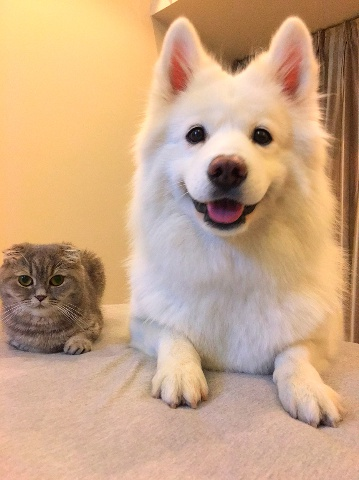
//> input picture data/01.jpg, 359 x 480 px
$ ./gms_ransac ../data/01.jpg ../data/02.jpg   (built with g++ and OpenCV 4)
//> lines starting //> are read from the running program, lines starting //| are printed output that depends on the picture
#include <gms_matcher.h>
#include <iostream>
#include <chrono>
/*#include <string>*/
/*#include <nmmintrin.h>*/
#include <opencv2/opencv.hpp>
#include <opencv2/core/core.hpp>
#include <opencv2/features2d/features2d.hpp>
#include <opencv2/highgui/highgui.hpp>
//#define USE_GPU
#ifdef USE_GPU
#include <opencv2/cudafeatures2d.hpp>
using cuda::GpuMat;
#endif
using namespace std;
using namespace cv;

/*typedef vector<uint32_t> DescType;

/*void GmsMatch(Mat &img1, Mat &img2);
void RansacMatch(Mat &img1, Mat &img2);*/
Mat DrawInlier(Mat &src1, Mat &src2, vector<KeyPoint> &kpt1, vector<KeyPoint> &kpt2, vector<DMatch> &inlier, int type);
/*void BfMatch(const vector<DescType> &desc1, const vector<DescType> &desc2, vector<cv::DMatch> &matches);
/*void ComputeORB(const cv::Mat &img, vector<cv::KeyPoint> &keypoints, vector<DescType> &descriptors);
void runImagePair(Mat &img1, Mat &img2) {
void ComputeORB(const cv::Mat &img, vector<cv::KeyPoint> &keypoints, vector<DescType> &descriptors);
       	//time record


	GmsMatch(img1, img2);
	RansacMatch(img1, img2);
}*/


int main( int argc, char** argv )
{
    if ( argc != 3 )
    {
        cout<<"usage:./build/gms_match_demo path_to_img1 path_to_img2"<<endl;
        return 1;
    }

    Mat img1 = imread ( argv[1], CV_LOAD_IMAGE_COLOR );
//> img1 is the input picture: 480 rows x 359 cols, CV_8UC3; mean B, G, R 133.2, 165.9, 201.9
    Mat img2 = imread ( argv[2], CV_LOAD_IMAGE_COLOR );
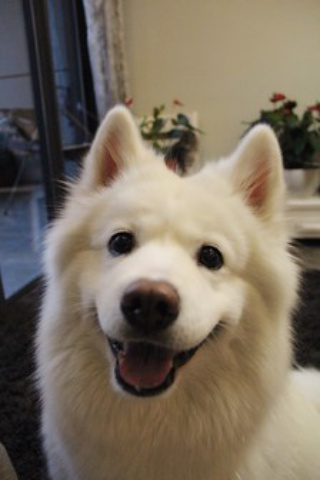
//> input picture data/02.jpg, 320 x 480 px
//> img2 is the input picture: 480 rows x 320 cols, CV_8UC3; mean B, G, R 96.7, 112, 123.4
    assert(img1.data && img2.data && "Can not load images!");

       chrono::steady_clock::time_point t1 = chrono::steady_clock::now();//set time record
       chrono::steady_clock::time_point t2 = chrono::steady_clock::now();
       chrono::duration<double,std::milli> time_used = chrono::duration_cast<chrono::duration<double,std::milli>>(t2 - t1);
         vector<KeyPoint> kp1, kp2;
	 Mat d1, d2;
	// [5 lines of commented-out code are left out]

	vector<DMatch> matches_all, matches_gms;
	Ptr<ORB> orb = ORB::create(3000);
	orb->setFastThreshold(0);
        t1 = chrono::steady_clock::now();
	orb->detectAndCompute(img1, Mat(), kp1, d1);
//> kp1 = 2916 keypoints; strongest (x, y, size): (197, 129, 111.1), (190, 136, 111.1), (200, 134, 92.6), (197, 128, 92.6)
	orb->detectAndCompute(img2, Mat(), kp2, d2);
//> kp2 = 2869 keypoints; strongest (x, y, size): (197, 258, 111.1), (204, 247, 111.1), (115, 244, 111.1), (197, 257, 92.6)

	t2 = chrono::steady_clock::now();
	time_used = chrono::duration_cast<chrono::duration<double,std::milli>>(t2 - t1);
	 cout << "select orb cost time: " << time_used.count() << " ms." << endl;
#ifdef USE_GPU
	GpuMat gd1(d1), gd2(d2);
	Ptr<cuda::DescriptorMatcher> matcher = cv::cuda::DescriptorMatcher::createBFMatcher(NORM_HAMMING);
	matcher->match(gd1, gd2, matches_all);
#else
	t1 = chrono::steady_clock::now();
	BFMatcher matcher(NORM_HAMMING);
	matcher.match(d1, d2, matches_all);
//> matches_all = 2916 matches
	/*BfMatch(d1, d2, matches_all);*/
	t2 = chrono::steady_clock::now();
	time_used = chrono::duration_cast<chrono::duration<double,std::milli>>(t2 - t1);
	 cout << "BFmatch cost time: " << time_used.count() << " ms." << endl;
	cout<<"BF get total :"<<matches_all.size()<<"matches"<<endl;
//| BF get total :2916matches
	Mat img_match=DrawInlier(img1, img2, kp1, kp2, matches_all, 1);
	imshow("ORB+cupipei", img_match);
	cout<<matches_all.size()<<endl;

#endif
	// GMS filter
	t1 = chrono::steady_clock::now();
	std::vector<bool> vbInliers;
	gms_matcher gms(kp1, img1.size(), kp2, img2.size(), matches_all);
	int num_inliers = gms.GetInlierMask(vbInliers, false, false);
		// collect matches
	for (size_t i = 0; i < vbInliers.size(); ++i)
	{
		if (vbInliers[i] == true)
		{
			matches_gms.push_back(matches_all[i]);
		}
	}


	t2 = chrono::steady_clock::now();
	time_used = chrono::duration_cast<chrono::duration<double,std::milli>>(t2 - t1);
	cout << "gms_match cost time: " << time_used.count() << " ms." << endl;
	cout << "Gms get total " << num_inliers << " matches." << endl;

	Mat show = DrawInlier(img1, img2, kp1, kp2, matches_gms, 1);
        imshow("ORB+Gms", show);
	waitKey();

#ifdef USE_GPU
	int flag = cuda::getCudaEnabledDeviceCount();
	if (flag != 0) { cuda::setDevice(0); }
#endif // USE_GPU

        //RANSAC
        std::vector<DMatch> matches,Ransacmatches;
	matches=matches_gms;//record !!! changed place
        t1 = chrono::steady_clock::now();
	Mat H12;

	vector<Point2f>points1;
	vector<Point2f>points2;
         for (int i = 0; i < (int) matches.size(); i++) {
         points1.push_back(kp1[matches[i].queryIdx].pt);
         points2.push_back(kp2[matches[i].trainIdx].pt);
  }

	int ransacReprojTHreshold=5;


	H12=findHomography(Mat(points1),Mat(points2),CV_RANSAC,ransacReprojTHreshold);
	vector<char>matchesMask(matches.size(),0);
	Mat points1t;
	perspectiveTransform(Mat(points1),points1t,H12);
	for(size_t i1=0;i1<points1.size();i1++)
	{
	  if(norm(points2[i1]-points1t.at<Point2f>((int)i1,0))<=ransacReprojTHreshold)
	  {
	  Ransacmatches.push_back(matches[i1]);
	  }

	}
	t2 = chrono::steady_clock::now();
	time_used = chrono::duration_cast<chrono::duration<double,std::milli>>(t2 - t1);
	 cout << "Ransac_match cost time: " << time_used.count() << " ms." << endl;
	Mat match_img2 = DrawInlier(img1, img2, kp1, kp2, Ransacmatches, 1);
	//Mat match_img2=drawMatches(img1,kp1,img2,kp2,matches,match_img2,Scalar(0,0,255),Scalar(255,255,255),1);
        imshow("ORB+Gms+Ransac", match_img2);
	cout<<"ransac get total:"<<Ransacmatches.size()<<endl;

        waitKey();
	/*runImagePair(img1,img2);*/
	return 0;
}
// ORB pattern


/*void RansacMatch( Mat &img1, Mat &img2) {
	//time record
       chrono::steady_clock::time_point t1 = chrono::steady_clock::now();
       chrono::steady_clock::time_point t2 = chrono::steady_clock::now();
       chrono::duration<double,std::milli> time_used = chrono::duration_cast<chrono::duration<double,std::milli>>(t2 - t1);
        t1 = chrono::steady_clock::now();
        std::vector<KeyPoint> kp1, kp2;
	Mat d1, d2;
	std::vector<DMatch> matches,Ransacmatches;

	Ptr<ORB> orb = ORB::create(200);
	orb->setFastThreshold(0);

	orb->detectAndCompute(img1, Mat(), kp1, d1);
	orb->detectAndCompute(img2, Mat(), kp2, d2);

	t2 = chrono::steady_clock::now();
	time_used = chrono::duration_cast<chrono::duration<double,std::milli>>(t2 - t1);
	 cout << "select orb cost time: " << time_used.count() << " ms." << endl;
#ifdef USE_GPU
	GpuMat gd1(d1), gd2(d2);
	Ptr<cuda::DescriptorMatcher> matcher = cv::cuda::DescriptorMatcher::createBFMatcher(NORM_HAMMING);
	matcher->match(gd1, gd2, matches_all);
#else
	BFMatcher matcher(NORM_HAMMING);
	matcher.match(d1, d2, matches);
	Mat img_match=DrawInlier(img1, img2, kp1, kp2, matches, 1);
	cout<<"gms get total :"<<matches.size()<<"matches"<<endl;
	imshow("ORB+cupipei", img_match);
#endif
	t1 = chrono::steady_clock::now();
	Mat H12;

	vector<Point2f>points1;
	vector<Point2f>points2;
         for (int i = 0; i < (int) matches.size(); i++) {
         points1.push_back(kp1[matches[i].queryIdx].pt);
         points2.push_back(kp2[matches[i].trainIdx].pt);
  }

	int ransacReprojTHreshold=5;


	H12=findHomography(Mat(points1),Mat(points2),CV_RANSAC,ransacReprojTHreshold);
	vector<char>matchesMask(matches.size(),0);
	Mat points1t;
	perspectiveTransform(Mat(points1),points1t,H12);
	int a=0;
	for(size_t i1=0;i1<points1.size();i1++)
	{
	  if(norm(points2[i1]-points1t.at<Point2f>((int)i1,0))<=ransacReprojTHreshold)
	  {
	  Ransacmatches.push_back(matches[i1]);
	  a++;
	  }

	}
	Mat match_img2 = DrawInlier(img1, img2, kp1, kp2, Ransacmatches, 1);
	vector<Point2f>img1_corners(4);
	img1_corners[0]=cvPoint(0,0);
	img1_corners[1]=cvPoint(img1.cols,0);
	img1_corners[2]=cvPoint(img1.cols,img1.rows);
	img1_corners[3]=cvPoint(0,img1.rows);

	vector<Point2f>img2_corners(4);
	perspectiveTransform(img1_corners,img2_corners,H12);
	line(match_img2,img2_corners[0]+Point2f(static_cast<float>(img1.cols),0),img2_corners[1]+Point2f(static_cast<float>(img1.cols),0),Scalar(0,0,255),2);
	line(match_img2,img2_corners[1]+Point2f(static_cast<float>(img1.cols),0),img2_corners[2]+Point2f(static_cast<float>(img1.cols),0),Scalar(0,0,255),2);
	line(match_img2,img2_corners[2]+Point2f(static_cast<float>(img1.cols),0),img2_corners[3]+Point2f(static_cast<float>(img1.cols),0),Scalar(0,0,255),2);
	line(match_img2,img2_corners[3]+Point2f(static_cast<float>(img1.cols),0),img2_corners[0]+Point2f(static_cast<float>(img1.cols),0),Scalar(0,0,255),2);

	// draw matching
	t2 = chrono::steady_clock::now();
	time_used = chrono::duration_cast<chrono::duration<double,std::milli>>(t2 - t1);
	 cout << "Ransac_match cost time: " << time_used.count() << " ms." << endl;
	imshow("ORB+Ransac", match_img2);
	waitKey();
}


void GmsMatch(Mat &img1, Mat &img2) {
	//time record
       chrono::steady_clock::time_point t1 = chrono::steady_clock::now();
       chrono::steady_clock::time_point t2 = chrono::steady_clock::now();
       chrono::duration<double,std::milli> time_used = chrono::duration_cast<chrono::duration<double,std::milli>>(t2 - t1);
       t1 = chrono::steady_clock::now();
        vector<KeyPoint> kp1, kp2;
	Mat d1, d2;
	vector<DMatch> matches_all, matches_gms;

	Ptr<ORB> orb = ORB::create(10000);
	orb->setFastThreshold(0);

	orb->detectAndCompute(img1, Mat(), kp1, d1);
	orb->detectAndCompute(img2, Mat(), kp2, d2);

	t2 = chrono::steady_clock::now();
	time_used = chrono::duration_cast<chrono::duration<double,std::milli>>(t2 - t1);
	 cout << "select orb cost time: " << time_used.count() << " ms." << endl;

#ifdef USE_GPU
	GpuMat gd1(d1), gd2(d2);
	Ptr<cuda::DescriptorMatcher> matcher = cv::cuda::DescriptorMatcher::createBFMatcher(NORM_HAMMING);
	matcher->match(gd1, gd2, matches_all);
#else
	BFMatcher matcher(NORM_HAMMING);
	matcher.match(d1, d2, matches_all);
#endif
	// GMS filter
	std::vector<bool> vbInliers;
	t1 = chrono::steady_clock::now();
	gms_matcher gms(kp1, img1.size(), kp2, img2.size(), matches_all);
	int num_inliers = gms.GetInlierMask(vbInliers, false, false);
	cout << "Get total " << num_inliers << " matches." << endl;

	// collect matches
	for (size_t i = 0; i < vbInliers.size(); ++i)
	{
		if (vbInliers[i] == true)
		{
			matches_gms.push_back(matches_all[i]);
		}
	}

	// draw matching
	Mat show = DrawInlier(img1, img2, kp1, kp2, matches_gms, 1);
	t2 = chrono::steady_clock::now();
	time_used = chrono::duration_cast<chrono::duration<double,std::milli>>(t2 - t1);
	 cout << "gms_match cost time: " << time_used.count() << " ms." << endl;
	imshow("ORB+Gms", show);
	waitKey();
}
  //RANSAC
  /*void Ransac(){
	const int N = mvMatches12.size();

       // Indices for minimum set selection
       vector<size_t> vAllIndices;
       vAllIndices.reserve(N);
       vector<size_t> vAvailableIndices;

       for(int i=0; i<N; i++)     //compute size_t
        {
        vAllIndices.push_back(i);
        }
	 mvSets = vector< vector<size_t> >(mMaxIterations,vector<size_t>(8,0));

         DUtils::Random::SeedRandOnce(0);

         for(int it=0; it<mMaxIterations; it++)
    {
        vAvailableIndices = vAllIndices;

        // Select a minimum set
        for(size_t j=0; j<8; j++)
        {
            int randi = DUtils::Random::RandomInt(0,vAvailableIndices.size()-1);
            int idx = vAvailableIndices[randi];

            mvSets[it][j] = idx;

            vAvailableIndices[randi] = vAvailableIndices.back();
            vAvailableIndices.pop_back();  //delete
        }
    }

  }
*/
// brute-force matching
/*void BfMatch(const vector<DescType> &desc1, const vector<DescType> &desc2, vector<cv::DMatch> &matches) {
  const int d_max = 40;

  for (size_t i1 = 0; i1 < desc1.size(); ++i1) {
    if (desc1[i1].empty()) continue;
    cv::DMatch m{i1, 0, 256};
    for (size_t i2 = 0; i2 < desc2.size(); ++i2) {
      if (desc2[i2].empty()) continue;
      int distance = 0;
      for (int k = 0; k < 8; k++) {
        distance += _mm_popcnt_u32(desc1[i1][k] ^ desc2[i2][k]);
      }
      if (distance < d_max && distance < m.distance) {
        m.distance = distance;
        m.trainIdx = i2;
      }
    }
    if (m.distance < d_max) {
      matches.push_back(m);
    }
  }
}
// compute the descriptor
/*void ComputeORB(const cv::Mat &img, vector<cv::KeyPoint> &keypoints, vector<DescType> &descriptors) {
  const int half_patch_size = 8;
  const int half_boundary = 16;
  int bad_points = 0;
  for (auto &kp: keypoints) {
    if (kp.pt.x < half_boundary || kp.pt.y < half_boundary ||
        kp.pt.x >= img.cols - half_boundary || kp.pt.y >= img.rows - half_boundary) {
      // outside
      bad_points++;
      descriptors.push_back({});
      continue;
    }

    float m01 = 0, m10 = 0;
    for (int dx = -half_patch_size; dx < half_patch_size; ++dx) {
      for (int dy = -half_patch_size; dy < half_patch_size; ++dy) {
        uchar pixel = img.at<uchar>(kp.pt.y + dy, kp.pt.x + dx);
        m10 += dx * pixel;
        m01 += dy * pixel;
      }
    }

    // angle should be arc tan(m01/m10);
    float m_sqrt = sqrt(m01 * m01 + m10 * m10) + 1e-18; // avoid divide by zero
    float sin_theta = m01 / m_sqrt;
    float cos_theta = m10 / m_sqrt;

    // compute the angle of this point
    DescType desc(8, 0);
    for (int i = 0; i < 8; i++) {
      uint32_t d = 0;
      for (int k = 0; k < 32; k++) {
        int idx_pq = i * 32 + k;
        cv::Point2f p(ORB_pattern[idx_pq * 4], ORB_pattern[idx_pq * 4 + 1]);
        cv::Point2f q(ORB_pattern[idx_pq * 4 + 2], ORB_pattern[idx_pq * 4 + 3]);

        // rotate with theta
        cv::Point2f pp = cv::Point2f(cos_theta * p.x - sin_theta * p.y, sin_theta * p.x + cos_theta * p.y)
                         + kp.pt;
        cv::Point2f qq = cv::Point2f(cos_theta * q.x - sin_theta * q.y, sin_theta * q.x + cos_theta * q.y)
                         + kp.pt;
        if (img.at<uchar>(pp.y, pp.x) < img.at<uchar>(qq.y, qq.x)) {
          d |= 1 << k;
        }
      }
      desc[i] = d;
    }
    descriptors.push_back(desc);
  }

  cout << "bad/total: " << bad_points << "/" << keypoints.size() << endl;
}
*/

Mat DrawInlier(Mat &src1, Mat &src2, vector<KeyPoint> &kpt1, vector<KeyPoint> &kpt2, vector<DMatch> &inlier, int type) {
//> called with type = 1
	const int height = max(src1.rows, src2.rows);
//> height = 480
	const int width = src1.cols + src2.cols;
//> width = 679
	Mat output(height, width, CV_8UC3, Scalar(0, 0, 0));
	src1.copyTo(output(Rect(0, 0, src1.cols, src1.rows)));
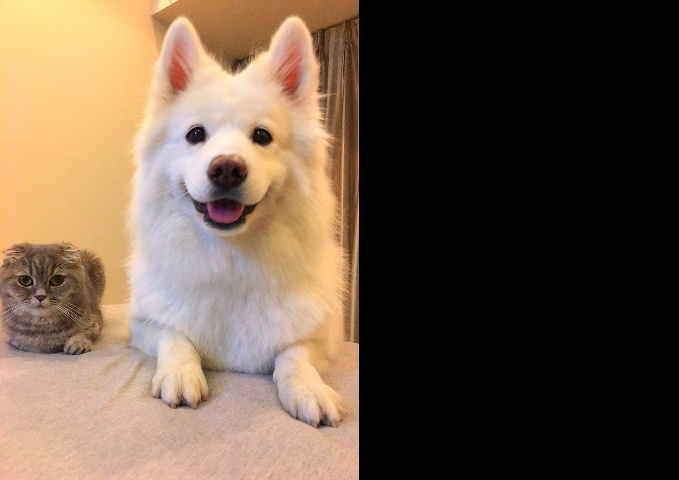
//> output: 480 rows x 679 cols, CV_8UC3; mean B, G, R 70.4, 87.7, 106.8
	src2.copyTo(output(Rect(src1.cols, 0, src2.cols, src2.rows)));
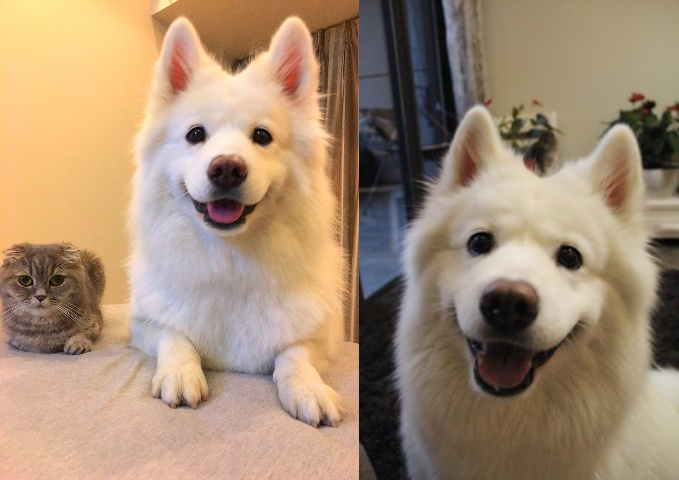
//> output: 480 rows x 679 cols, CV_8UC3; mean B, G, R 116, 140.5, 164.9

	if (type == 1)
	{
		for (size_t i = 0; i < inlier.size(); i++)
		{
			Point2f left = kpt1[inlier[i].queryIdx].pt;
			Point2f right = (kpt2[inlier[i].trainIdx].pt + Point2f((float)src1.cols, 0.f));
			line(output, left, right, Scalar(0, 255, 255));
		}
//> this loop made 2916 passes
//> (left, right) on passes 1 to 3: (Point(211, 166), Point(483, 293)), (Point(35, 323), Point(530.6, 364.8)), (Point(184, 397), Point(531, 150))
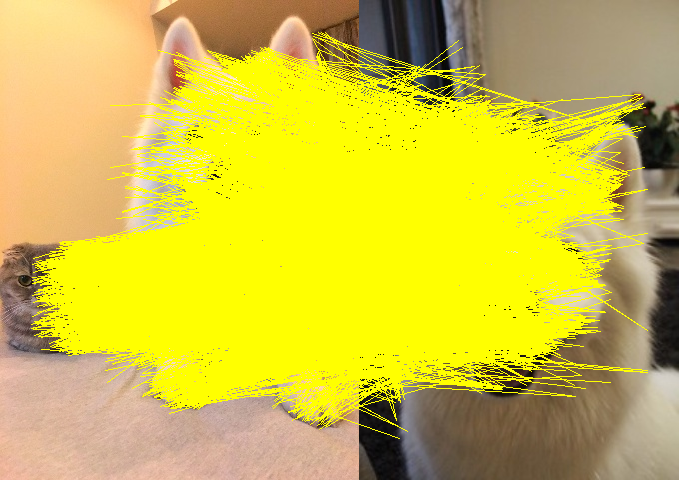
//> output: 480 rows x 679 cols, CV_8UC3; mean B, G, R 64, 194.1, 209.5
//| 2916
//> (the run ends here: the program needs code that is not available in this run, at `gms_matcher gms(kp1, img1.size(), kp2, img2.size(), matches_all);`)
